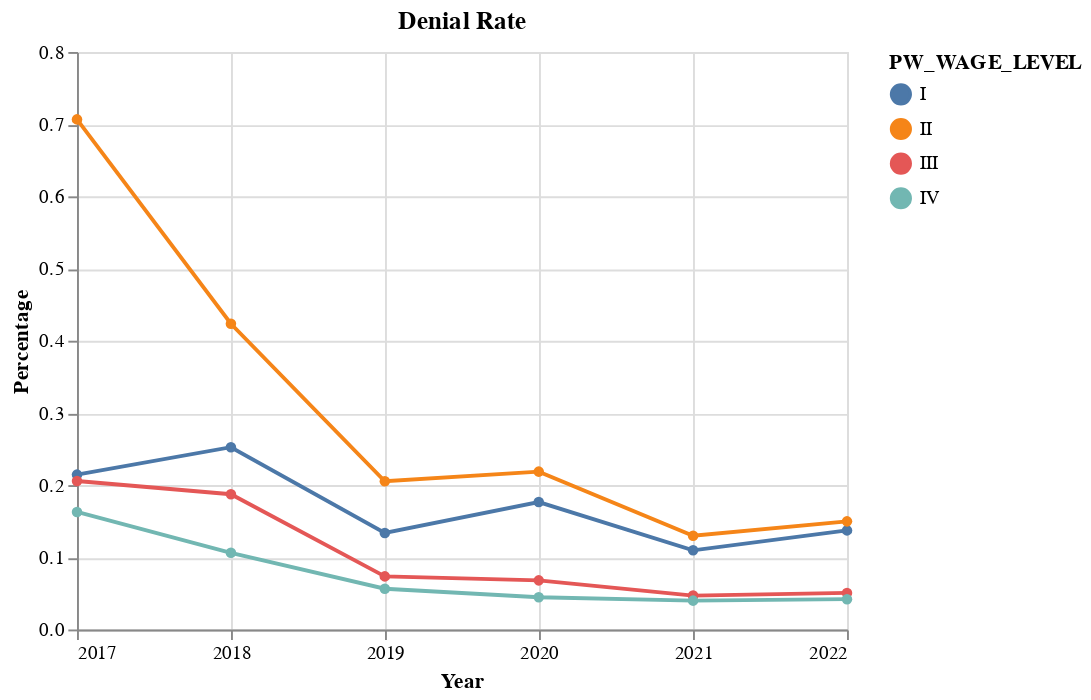

The code cell stored with this chart in its notebook:
### Code cell
# get wage levels for denied cases
denied = df_wl_percent[df_wl_percent['CASE_STATUS']=='DENIED']
denied = denied.drop(columns='CASE_STATUS', axis=1)

# change the decision date column type
denied['DECISION_DATE'] = pd.to_datetime(denied['DECISION_DATE'], format='%Y')

# show the trend of prevailing wage level for denied cases
alt.Chart(denied).mark_line(point=alt.OverlayMarkDef(color='red')).encode(
    x=alt.X('DECISION_DATE:T', timeUnit = 'year', title='Year'),
    y=alt.Y('COUNT', title='Percentage'),
    color='PW_WAGE_LEVEL',
).properties(
    title='Denial Rate'
)

### Figure 1 — Vega-Lite specification as saved in the notebook (floating-point values rounded to 4 significant figures)
{"config": {"view": {"continuousWidth": 400, "continuousHeight": 300}}, "data": {"name": "data-b1cd01bddb0e0ff22e8973dbaaae4773"}, "mark": {"type": "line", "point": {"color": "red"}}, "encoding": {"color": {"field": "PW_WAGE_LEVEL", "type": "nominal"}, "x": {"field": "DECISION_DATE", "timeUnit": "year", "title": "Year", "type": "temporal"}, "y": {"field": "COUNT", "title": "Percentage", "type": "quantitative"}}, "title": "Denial Rate", "$schema": "https://vega.github.io/schema/vega-lite/v4.17.0.json", "datasets": {"data-b1cd01bddb0e0ff22e8973dbaaae4773": [{"DECISION_DATE": "2017-01-01T00:00:00", "PW_WAGE_LEVEL": "I", "COUNT": 0.2145}, {"DECISION_DATE": "2017-01-01T00:00:00", "PW_WAGE_LEVEL": "II", "COUNT": 0.7066}, {"DECISION_DATE": "2017-01-01T00:00:00", "PW_WAGE_LEVEL": "III", "COUNT": 0.2057}, {"DECISION_DATE": "2017-01-01T00:00:00", "PW_WAGE_LEVEL": "IV", "COUNT": 0.1628}, {"DECISION_DATE": "2018-01-01T00:00:00", "PW_WAGE_LEVEL": "I", "COUNT": 0.2525}, {"DECISION_DATE": "2018-01-01T00:00:00", "PW_WAGE_LEVEL": "II", "COUNT": 0.4235}, {"DECISION_DATE": "2018-01-01T00:00:00", "PW_WAGE_LEVEL": "III", "COUNT": 0.1873}, {"DECISION_DATE": "2018-01-01T00:00:00", "PW_WAGE_LEVEL": "IV", "COUNT": 0.1062}, {"DECISION_DATE": "2019-01-01T00:00:00", "PW_WAGE_LEVEL": "I", "COUNT": 0.1337}, {"DECISION_DATE": "2019-01-01T00:00:00", "PW_WAGE_LEVEL": "II", "COUNT": 0.2053}, {"DECISION_DATE": "2019-01-01T00:00:00", "PW_WAGE_LEVEL": "III", "COUNT": 0.07354}, {"DECISION_DATE": "2019-01-01T00:00:00", "PW_WAGE_LEVEL": "IV", "COUNT": 0.05642}, {"DECISION_DATE": "2020-01-01T00:00:00", "PW_WAGE_LEVEL": "I", "COUNT": 0.1764}, {"DECISION_DATE": "2020-01-01T00:00:00", "PW_WAGE_LEVEL": "II", "COUNT": 0.2186}, {"DECISION_DATE": "2020-01-01T00:00:00", "PW_WAGE_LEVEL": "III", "COUNT": 0.06804}, {"DECISION_DATE": "2020-01-01T00:00:00", "PW_WAGE_LEVEL": "IV", "COUNT": 0.04462}, {"DECISION_DATE": "2021-01-01T00:00:00", "PW_WAGE_LEVEL": "I", "COUNT": 0.1097}, {"DECISION_DATE": "2021-01-01T00:00:00", "PW_WAGE_LEVEL": "II", "COUNT": 0.1299}, {"DECISION_DATE": "2021-01-01T00:00:00", "PW_WAGE_LEVEL": "III", "COUNT": 0.04697}, {"DECISION_DATE": "2021-01-01T00:00:00", "PW_WAGE_LEVEL": "IV", "COUNT": 0.03996}, {"DECISION_DATE": "2022-01-01T00:00:00", "PW_WAGE_LEVEL": "I", "COUNT": 0.1373}, {"DECISION_DATE": "2022-01-01T00:00:00", "PW_WAGE_LEVEL": "II", "COUNT": 0.1498}, {"DECISION_DATE": "2022-01-01T00:00:00", "PW_WAGE_LEVEL": "III", "COUNT": 0.05063}, {"DECISION_DATE": "2022-01-01T00:00:00", "PW_WAGE_LEVEL": "IV", "COUNT": 0.04194}]}}
